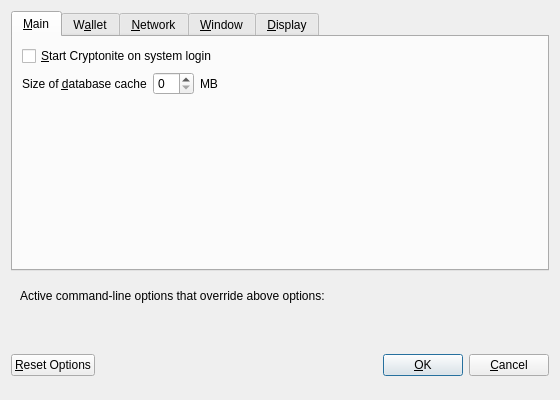
<?xml version="1.0" encoding="UTF-8"?>
<ui version="4.0">
 <class>OptionsDialog</class>
 <widget class="QDialog" name="OptionsDialog">
  <property name="geometry">
   <rect>
    <x>0</x>
    <y>0</y>
    <width>560</width>
    <height>400</height>
   </rect>
  </property>
  <property name="windowTitle">
   <string>Options</string>
  </property>
  <property name="modal">
   <bool>true</bool>
  </property>
  <layout class="QVBoxLayout" name="verticalLayout">
   <item>
    <widget class="QTabWidget" name="tabWidget">
     <property name="currentIndex">
      <number>0</number>
     </property>
     <widget class="QWidget" name="tabMain">
      <attribute name="title">
       <string>&amp;Main</string>
      </attribute>
      <layout class="QVBoxLayout" name="verticalLayout_Main">
       <item>
        <widget class="QCheckBox" name="bitcoinAtStartup">
         <property name="toolTip">
          <string>Automatically start Cryptonite after logging in to the system.</string>
         </property>
         <property name="text">
          <string>&amp;Start Cryptonite on system login</string>
         </property>
        </widget>
       </item>
       <item>
        <layout class="QHBoxLayout" name="horizontalLayout_2_Main">
         <item>
          <widget class="QLabel" name="databaseCacheLabel">
           <property name="text">
            <string>Size of &amp;database cache</string>
           </property>
           <property name="textFormat">
            <enum>Qt::PlainText</enum>
           </property>
           <property name="buddy">
            <cstring>databaseCache</cstring>
           </property>
          </widget>
         </item>
         <item>
          <widget class="QSpinBox" name="databaseCache"/>
         </item>
         <item>
          <widget class="QLabel" name="databaseCacheUnitLabel">
           <property name="text">
            <string>MB</string>
           </property>
           <property name="textFormat">
            <enum>Qt::PlainText</enum>
           </property>
          </widget>
         </item>
         <item>
          <spacer name="horizontalSpacer_2_Main">
           <property name="orientation">
            <enum>Qt::Horizontal</enum>
           </property>
           <property name="sizeHint" stdset="0">
            <size>
             <width>40</width>
             <height>20</height>
            </size>
           </property>
          </spacer>
         </item>
        </layout>
       </item>
       <item>
        <spacer name="verticalSpacer_Main">
         <property name="orientation">
          <enum>Qt::Vertical</enum>
         </property>
         <property name="sizeHint" stdset="0">
          <size>
           <width>20</width>
           <height>40</height>
          </size>
         </property>
        </spacer>
       </item>
      </layout>
     </widget>
     <widget class="QWidget" name="tabWallet">
      <attribute name="title">
       <string>W&amp;allet</string>
      </attribute>
      <layout class="QVBoxLayout" name="verticalLayout_Wallet">
       <item>
        <widget class="QLabel" name="transactionFeeInfoLabel">
         <property name="text">
          <string>Optional transaction fee per kB that helps make sure your transactions are processed quickly. Most transactions are 1 kB.</string>
         </property>
         <property name="textFormat">
          <enum>Qt::PlainText</enum>
         </property>
         <property name="wordWrap">
          <bool>true</bool>
         </property>
        </widget>
       </item>
       <item>
        <layout class="QHBoxLayout" name="horizontalLayout_1_Wallet">
         <item>
          <widget class="QLabel" name="transactionFeeLabel">
           <property name="text">
            <string>Pay transaction &amp;fee</string>
           </property>
           <property name="textFormat">
            <enum>Qt::PlainText</enum>
           </property>
           <property name="buddy">
            <cstring>transactionFee</cstring>
           </property>
          </widget>
         </item>
         <item>
          <widget class="BitcoinAmountField" name="transactionFee"/>
         </item>
         <item>
          <spacer name="horizontalSpacer_1_Wallet">
           <property name="orientation">
            <enum>Qt::Horizontal</enum>
           </property>
           <property name="sizeHint" stdset="0">
            <size>
             <width>40</width>
             <height>20</height>
            </size>
           </property>
          </spacer>
         </item>
        </layout>
       </item>
       <item>
        <spacer name="verticalSpacer_Wallet">
         <property name="orientation">
          <enum>Qt::Vertical</enum>
         </property>
         <property name="sizeHint" stdset="0">
          <size>
           <width>20</width>
           <height>40</height>
          </size>
         </property>
        </spacer>
       </item>
       <item>
        <widget class="QGroupBox" name="groupBox">
         <property name="title">
          <string>Expert</string>
         </property>
        </widget>
       </item>
      </layout>
     </widget>
     <widget class="QWidget" name="tabNetwork">
      <attribute name="title">
       <string>&amp;Network</string>
      </attribute>
      <layout class="QVBoxLayout" name="verticalLayout_Network">
       <item>
        <widget class="QCheckBox" name="mapPortUpnp">
         <property name="toolTip">
          <string>Automatically open the Cryptonite client port on the router. This only works when your router supports UPnP and it is enabled.</string>
         </property>
         <property name="text">
          <string>Map port using &amp;UPnP</string>
         </property>
        </widget>
       </item>
       <item>
        <widget class="QCheckBox" name="connectSocks">
         <property name="toolTip">
          <string>Connect to the Cryptonite network through a SOCKS proxy.</string>
         </property>
         <property name="text">
          <string>&amp;Connect through SOCKS proxy (default proxy):</string>
         </property>
        </widget>
       </item>
       <item>
        <layout class="QHBoxLayout" name="horizontalLayout_1_Network">
         <item>
          <widget class="QLabel" name="proxyIpLabel">
           <property name="text">
            <string>Proxy &amp;IP:</string>
           </property>
           <property name="textFormat">
            <enum>Qt::PlainText</enum>
           </property>
           <property name="buddy">
            <cstring>proxyIp</cstring>
           </property>
          </widget>
         </item>
         <item>
          <widget class="QValidatedLineEdit" name="proxyIp">
           <property name="minimumSize">
            <size>
             <width>140</width>
             <height>0</height>
            </size>
           </property>
           <property name="maximumSize">
            <size>
             <width>140</width>
             <height>16777215</height>
            </size>
           </property>
           <property name="toolTip">
            <string>IP address of the proxy (e.g. IPv4: 127.0.0.1 / IPv6: ::1)</string>
           </property>
          </widget>
         </item>
         <item>
          <widget class="QLabel" name="proxyPortLabel">
           <property name="text">
            <string>&amp;Port:</string>
           </property>
           <property name="textFormat">
            <enum>Qt::PlainText</enum>
           </property>
           <property name="buddy">
            <cstring>proxyPort</cstring>
           </property>
          </widget>
         </item>
         <item>
          <widget class="QLineEdit" name="proxyPort">
           <property name="minimumSize">
            <size>
             <width>55</width>
             <height>0</height>
            </size>
           </property>
           <property name="maximumSize">
            <size>
             <width>55</width>
             <height>16777215</height>
            </size>
           </property>
           <property name="toolTip">
            <string>Port of the proxy (e.g. 9050)</string>
           </property>
          </widget>
         </item>
         <item>
          <widget class="QLabel" name="socksVersionLabel">
           <property name="text">
            <string>SOCKS &amp;Version:</string>
           </property>
           <property name="textFormat">
            <enum>Qt::PlainText</enum>
           </property>
           <property name="buddy">
            <cstring>socksVersion</cstring>
           </property>
          </widget>
         </item>
         <item>
          <widget class="QValueComboBox" name="socksVersion">
           <property name="toolTip">
            <string>SOCKS version of the proxy (e.g. 5)</string>
           </property>
          </widget>
         </item>
         <item>
          <spacer name="horizontalSpacer_1_Network">
           <property name="orientation">
            <enum>Qt::Horizontal</enum>
           </property>
           <property name="sizeHint" stdset="0">
            <size>
             <width>40</width>
             <height>20</height>
            </size>
           </property>
          </spacer>
         </item>
        </layout>
       </item>
       <item>
        <spacer name="verticalSpacer_Network">
         <property name="orientation">
          <enum>Qt::Vertical</enum>
         </property>
         <property name="sizeHint" stdset="0">
          <size>
           <width>20</width>
           <height>40</height>
          </size>
         </property>
        </spacer>
       </item>
      </layout>
     </widget>
     <widget class="QWidget" name="tabWindow">
      <attribute name="title">
       <string>&amp;Window</string>
      </attribute>
      <layout class="QVBoxLayout" name="verticalLayout_Window">
       <item>
        <widget class="QCheckBox" name="minimizeToTray">
         <property name="toolTip">
          <string>Show only a tray icon after minimizing the window.</string>
         </property>
         <property name="text">
          <string>&amp;Minimize to the tray instead of the taskbar</string>
         </property>
        </widget>
       </item>
       <item>
        <widget class="QCheckBox" name="minimizeOnClose">
         <property name="toolTip">
          <string>Minimize instead of exit the application when the window is closed. When this option is enabled, the application will be closed only after selecting Quit in the menu.</string>
         </property>
         <property name="text">
          <string>M&amp;inimize on close</string>
         </property>
        </widget>
       </item>
       <item>
        <spacer name="verticalSpacer_Window">
         <property name="orientation">
          <enum>Qt::Vertical</enum>
         </property>
         <property name="sizeHint" stdset="0">
          <size>
           <width>20</width>
           <height>40</height>
          </size>
         </property>
        </spacer>
       </item>
      </layout>
     </widget>
     <widget class="QWidget" name="tabDisplay">
      <attribute name="title">
       <string>&amp;Display</string>
      </attribute>
      <layout class="QVBoxLayout" name="verticalLayout_Display">
       <item>
        <layout class="QHBoxLayout" name="horizontalLayout_1_Display">
         <item>
          <widget class="QLabel" name="langLabel">
           <property name="text">
            <string>User Interface &amp;language:</string>
           </property>
           <property name="textFormat">
            <enum>Qt::PlainText</enum>
           </property>
           <property name="buddy">
            <cstring>lang</cstring>
           </property>
          </widget>
         </item>
         <item>
          <widget class="QValueComboBox" name="lang">
           <property name="toolTip">
            <string>The user interface language can be set here. This setting will take effect after restarting Cryptonite.</string>
           </property>
          </widget>
         </item>
        </layout>
       </item>
       <item>
        <layout class="QHBoxLayout" name="horizontalLayout_2_Display">
         <item>
          <widget class="QLabel" name="unitLabel">
           <property name="text">
            <string>&amp;Unit to show amounts in:</string>
           </property>
           <property name="textFormat">
            <enum>Qt::PlainText</enum>
           </property>
           <property name="buddy">
            <cstring>unit</cstring>
           </property>
          </widget>
         </item>
         <item>
          <widget class="QValueComboBox" name="unit">
           <property name="toolTip">
            <string>Choose the default subdivision unit to show in the interface and when sending coins.</string>
           </property>
          </widget>
         </item>
        </layout>
       </item>
       <item>
        <widget class="QCheckBox" name="displayAddresses">
         <property name="toolTip">
          <string>Whether to show Cryptonite addresses in the transaction list or not.</string>
         </property>
         <property name="text">
          <string>&amp;Display addresses in transaction list</string>
         </property>
        </widget>
       </item>
       <item>
        <spacer name="verticalSpacer_Display">
         <property name="orientation">
          <enum>Qt::Vertical</enum>
         </property>
         <property name="sizeHint" stdset="0">
          <size>
           <width>20</width>
           <height>40</height>
          </size>
         </property>
        </spacer>
       </item>
      </layout>
     </widget>
    </widget>
   </item>
   <item>
    <widget class="QFrame" name="frame">
     <layout class="QVBoxLayout" name="verticalLayout_Bottom">
      <item>
       <layout class="QHBoxLayout" name="horizontalLayout_Bottom">
        <item>
         <widget class="QLabel" name="overriddenByCommandLineInfoLabel">
          <property name="text">
           <string>Active command-line options that override above options:</string>
          </property>
          <property name="textFormat">
           <enum>Qt::PlainText</enum>
          </property>
         </widget>
        </item>
        <item>
         <spacer name="horizontalSpacer_Bottom">
          <property name="orientation">
           <enum>Qt::Horizontal</enum>
          </property>
          <property name="sizeHint" stdset="0">
           <size>
            <width>40</width>
            <height>20</height>
           </size>
          </property>
         </spacer>
        </item>
       </layout>
      </item>
      <item>
       <widget class="QLabel" name="overriddenByCommandLineLabel">
        <property name="text">
         <string/>
        </property>
        <property name="textFormat">
         <enum>Qt::PlainText</enum>
        </property>
        <property name="wordWrap">
         <bool>true</bool>
        </property>
       </widget>
      </item>
     </layout>
    </widget>
   </item>
   <item>
    <layout class="QHBoxLayout" name="horizontalLayout_Buttons">
     <item>
      <widget class="QPushButton" name="resetButton">
       <property name="toolTip">
        <string>Reset all client options to default.</string>
       </property>
       <property name="text">
        <string>&amp;Reset Options</string>
       </property>
       <property name="autoDefault">
        <bool>false</bool>
       </property>
      </widget>
     </item>
     <item>
      <spacer name="horizontalSpacer_1">
       <property name="orientation">
        <enum>Qt::Horizontal</enum>
       </property>
       <property name="sizeHint" stdset="0">
        <size>
         <width>40</width>
         <height>48</height>
        </size>
       </property>
      </spacer>
     </item>
     <item>
      <widget class="QLabel" name="statusLabel">
       <property name="minimumSize">
        <size>
         <width>200</width>
         <height>0</height>
        </size>
       </property>
       <property name="font">
        <font>
         <weight>75</weight>
         <bold>true</bold>
        </font>
       </property>
       <property name="text">
        <string/>
       </property>
       <property name="textFormat">
        <enum>Qt::PlainText</enum>
       </property>
       <property name="wordWrap">
        <bool>true</bool>
       </property>
      </widget>
     </item>
     <item>
      <spacer name="horizontalSpacer_2">
       <property name="orientation">
        <enum>Qt::Horizontal</enum>
       </property>
       <property name="sizeHint" stdset="0">
        <size>
         <width>40</width>
         <height>48</height>
        </size>
       </property>
      </spacer>
     </item>
     <item>
      <widget class="QPushButton" name="okButton">
       <property name="text">
        <string>&amp;OK</string>
       </property>
      </widget>
     </item>
     <item>
      <widget class="QPushButton" name="cancelButton">
       <property name="text">
        <string>&amp;Cancel</string>
       </property>
       <property name="autoDefault">
        <bool>false</bool>
       </property>
      </widget>
     </item>
    </layout>
   </item>
  </layout>
 </widget>
 <customwidgets>
  <customwidget>
   <class>BitcoinAmountField</class>
   <extends>QLineEdit</extends>
   <header>bitcoinamountfield.h</header>
   <container>1</container>
  </customwidget>
  <customwidget>
   <class>QValidatedLineEdit</class>
   <extends>QLineEdit</extends>
   <header>qvalidatedlineedit.h</header>
  </customwidget>
  <customwidget>
   <class>QValueComboBox</class>
   <extends>QComboBox</extends>
   <header>qvaluecombobox.h</header>
  </customwidget>
 </customwidgets>
 <resources/>
 <connections/>
</ui>
